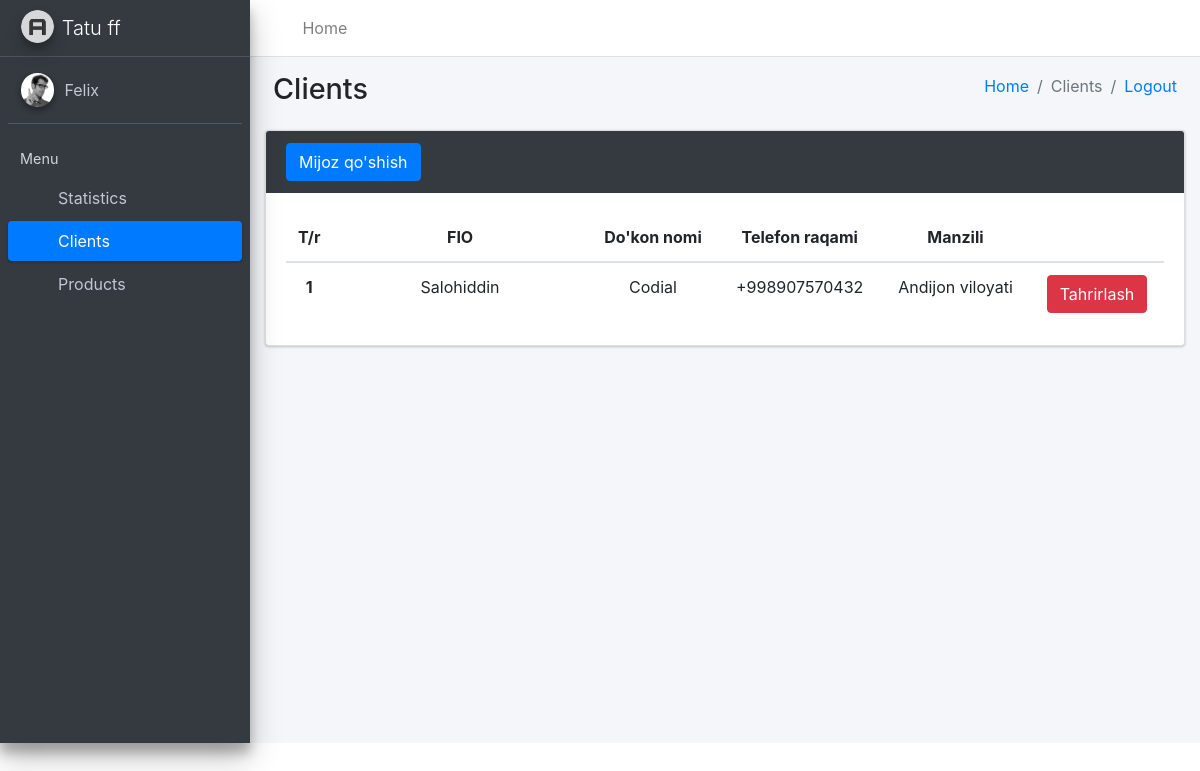
Page /asosiy/clientlar/ (signed in) on the earlier database version.
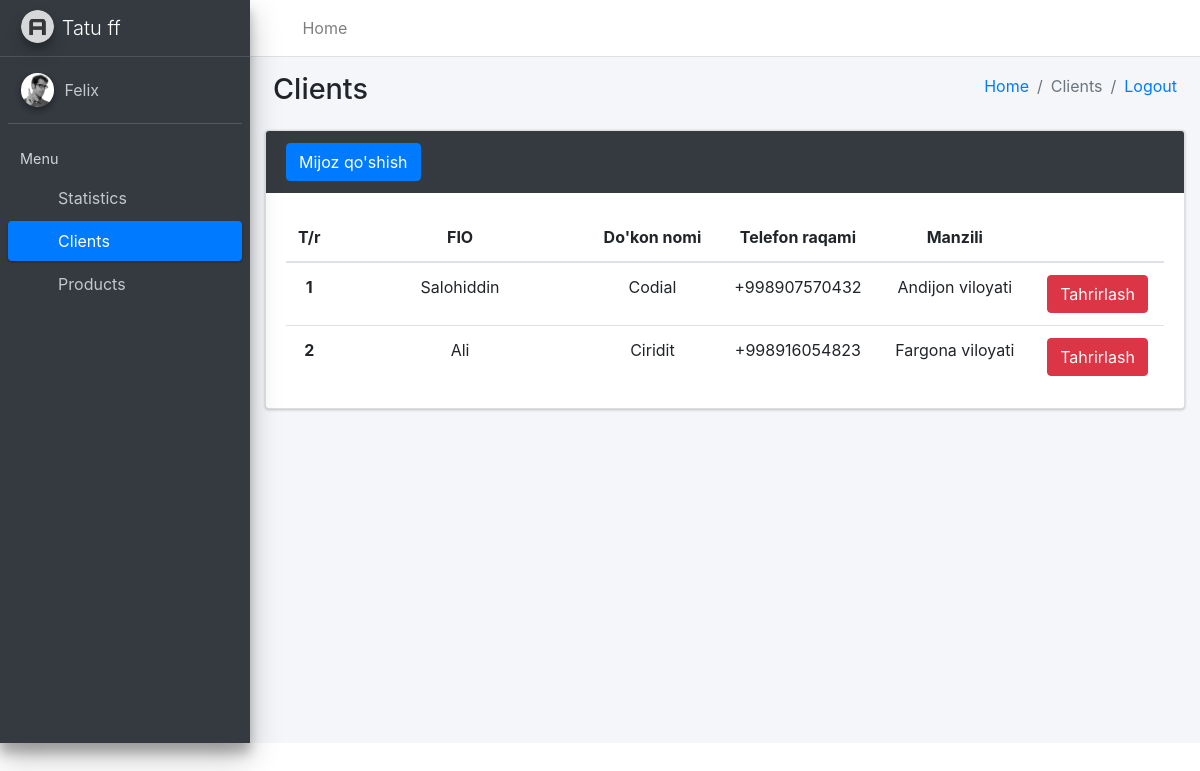
Same page on the later database version.
### asosiy/models.py (models this page shows, shortened)
class Mijoz(models.Model):
    ism = models.CharField(max_length=30)
    nom = models.CharField(max_length=50)
    manzil = models.CharField(max_length=50)
    tel = models.CharField(max_length=15)
    ombor = models.ForeignKey(Ombor, on_delete=models.CASCADE)
    qarz = models.PositiveIntegerField(default=0)

### asosiy/views.py (the view, shortened to what this page needs)
# urls.py: path("clientlar/", MijozlarView.as_view()),
class MijozlarView(View):  # Vazifa 1
    def get(self, request):
        content = {
            "mijozlar": Mijoz.objects.filter(ombor=request.user),
            "nom": request.user.nom.capitalize()
        }
        return render(request, "clients.html", content)

### templates/clients.html (shortened to what the changed rows need)
<!DOCTYPE html>
<html lang="en">
<head>
    {% load static %}
  <link rel="stylesheet" href="{% static 'plugins/fontawesome-free/css/all.min.css' %}">
  <link rel="stylesheet" href="{% static 'https://code.ionicframework.com/ionicons/2.0.1/css/ionicons.min.css' %}">
  <link rel="stylesheet" href="{% static 'dist/css/adminlte.min.css' %}">
  <link rel="stylesheet" href="{% static 'https://maxcdn.bootstrapcdn.com/bootstrap/4.5.2/css/bootstrap.min.css' %}">
</head>
<body class="hold-transition sidebar-mini">
<div class="wrapper">
  <div class="content-wrapper">
    <div class="content-header">
      <div class="container-fluid">
        <div class="row mb-2">
          <div class="col-sm-6">
            <h1 class="m-0">Clients</h1>
          </div>
        </div>
      </div>
    </div>
    <div class="col-md-12">
        <div class="card card-dark">
            <div class="card-body">
                <table class="table" style="text-align: center;">
                    <thead>
                        <tr>
                            <th scope="col" style="width: 15px">T/r</th>
                            <th scope="col" style="width: 255px; text-align: center;">FIO</th>
                            <th scope="col" style="text-align: center;">Do'kon nomi</th>
                            <th scope="col" style="text-align: center;">Telefon raqami</th>
                            <th scope="col" style="text-align: center;">Manzili</th>
                            <th scope="col" style="text-align: center;"></th>
                        </tr>
                    </thead>
                    <tbody>
                    {% for mijoz in mijozlar %}
                        <tr>
                            <th scope="row">{{ forloop.counter }}</th>
                            <td>{{ mijoz.ism}}</td>
                            <td>{{ mijoz.nom }}</td>
                            <td>{{ mijoz.tel }}</td>
                            <td>{{ mijoz.manzil }}</td>
                            <td><a href="#"><button type="submit" class="btn btn-danger" data-toggle="modal">Tahrirlash</button></a></td>
                        </tr>
                    {% endfor %}
                    </tbody>
                </table>
            </div>
        </div>
    </div>
</body>
</html>

Differences in the rows shown:
added Mijoz: ism "Ali", nom "Ciridit", tel "+998916054823", manzil "Fargona viloyati"
